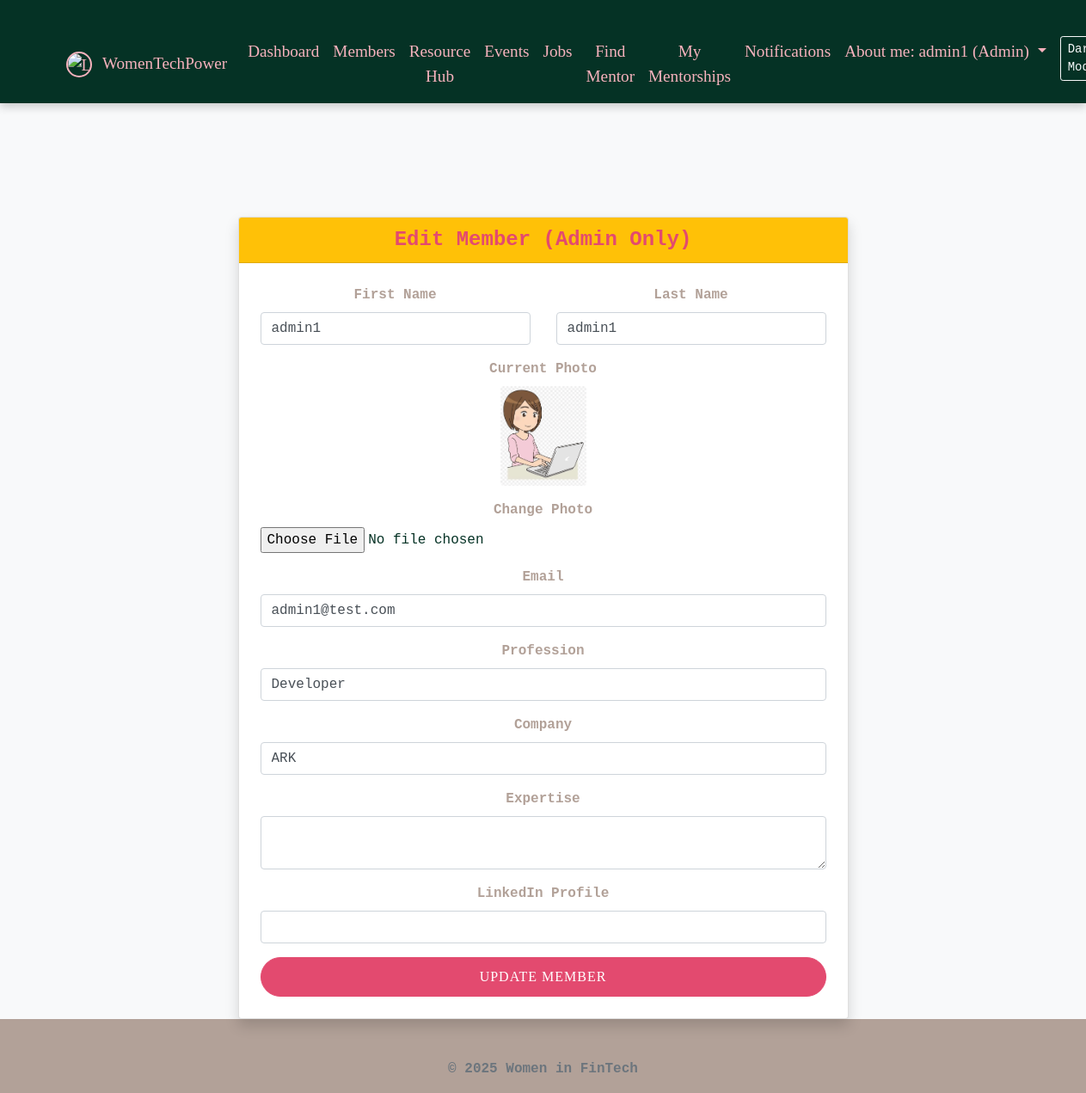
Screenshot of /edit_member.php?id=5 (signed in) with the database file from the repository.
### tables this page shows
CREATE TABLE `members` (
  `id` int(11) NOT NULL,
  `first_name` varchar(50) NOT NULL,
  `last_name` varchar(50) NOT NULL,
  `email` varchar(100) NOT NULL,
  `password` varchar(255) DEFAULT NULL,
  `role` enum('member','mentor','admin') DEFAULT 'member',
  `profession` varchar(100) DEFAULT NULL,
  `company` varchar(100) DEFAULT NULL,
  `expertise` text DEFAULT NULL,
  `linkedin_profile` varchar(255) DEFAULT NULL,
  `status` enum('active','pending','mentor') DEFAULT 'pending',
  `created_at` timestamp NOT NULL DEFAULT current_timestamp(),
  `profile_image` varchar(255) DEFAULT NULL
);

### edit_member.php (the view, shortened to what this page needs)
<?php
include_once "includes/header.php";
$database = new Database();
$db = $database->getConnection();
$id = isset($_GET['id']) ? $_GET['id'] : die('ERROR: Missing ID.');
$query = "SELECT * FROM members WHERE id = ?";
$stmt = $db->prepare($query);
$stmt->execute([$id]);
$member = $stmt->fetch(PDO::FETCH_ASSOC);
?>
<div class="container mt-5">
    <div class="row justify-content-center">
        <div class="col-md-8">
            <div class="card shadow">
                <div class="card-header bg-warning text-white">
                    <h4 class="mb-0">Edit Member (Admin Only)</h4>
                </div>
                <div class="card-body">
                    <form method="POST" enctype="multipart/form-data">
                        <div class="row">
                            <div class="col-md-6">
                                <div class="form-group">
                                    <label>First Name</label>
                                    <input type="text" name="first_name" class="form-control"
                                           value="<?php echo htmlspecialchars($member['first_name']); ?>" required>
                                </div>
                            </div>
                            <div class="col-md-6">
                                <div class="form-group">
                                    <label>Last Name</label>
                                    <input type="text" name="last_name" class="form-control"
                                           value="<?php echo htmlspecialchars($member['last_name']); ?>" required>
                                </div>
                            </div>
                        </div>
                        <div class="form-group">
                            <label>Current Photo</label><br>
                            <?php if(!empty($member['profile_image'])): ?>
                                <img src="uploads/<?php echo $member['profile_image']; ?>" width="100" class="rounded mb-2">
                            <?php else: ?>
                                <p class="text-muted">No photo uploaded.</p>
                            <?php endif; ?>
                            <label class="d-block mt-2">Change Photo</label>
                            <input type="file" name="profile_image" class="form-control-file">
                        </div>
                        <div class="form-group">
                            <label>Email</label>
                            <input type="email" name="email" class="form-control"
                                   value="<?php echo htmlspecialchars($member['email']); ?>" required>
                        </div>
                        <div class="form-group">
                            <label>Profession</label>
                            <input type="text" name="profession" class="form-control"
                                   value="<?php echo htmlspecialchars($member['profession']); ?>">
                        </div>
                        <div class="form-group">
                            <label>Company</label>
                            <input type="text" name="company" class="form-control"
                                   value="<?php echo htmlspecialchars($member['company']); ?>">
                        </div>
                        <div class="form-group">
                            <label>Expertise</label>
                            <textarea name="expertise" class="form-control"><?php echo htmlspecialchars($member['expertise']); ?></textarea>
                        </div>
                        <div class="form-group">
                            <label>LinkedIn Profile</label>
                            <input type="url" name="linkedin_profile" class="form-control"
                                   value="<?php echo htmlspecialchars($member['linkedin_profile']); ?>">
                        </div>
                        <button type="submit" class="btn btn-primary btn-block">Update Member</button>
                    </form>
                </div>
            </div>
        </div>
    </div>
</div>
<?php include_once "includes/footer.php"; ?>

### css/style.css (style rules this page uses)
:root { --deep-green: #053225; --raspberry: #E34A6F; --pale-pink: #F7B2BD; --greige: #B2A198; --soft-green: #60A561; --bg-color: #f8f9fa; --text-color: var(--deep-green); --card-bg: #ffffff; --nav-bg: var(--deep-green); --btn-color: var(--raspberry); --link-color: var(--raspberry); }
body { font-family: 'Rockwell', 'Courier Bold', Courier, Georgia, Times, 'Times New Roman', serif; background-color: var(--bg-color); color: var(--text-color); min-height: 100vh; display: flex; flex-direction: column; text-align: center; transition: background-color 0.3s ease, color 0.3s ease; }
h1, h2, h3, h4, h5 { font-weight: bold; color: var(--raspberry); margin-bottom: 20px; }
.container { flex: 1; padding-top: 30px; }
.card-body { padding: 25px; }
.form-group label { font-weight: bold; color: var(--greige); }
.btn-primary { background-color: var(--raspberry); border-color: var(--raspberry); border-radius: 50px; padding: 10px 30px; font-family: 'Rockwell', serif; text-transform: uppercase; letter-spacing: 1px; transition: all 0.3s; }

### rows the page displays
members: first_name "admin1", last_name "admin1", profile_image (picture), email "admin1@test.com", profession "Developer", company "ARK"

### other values shown
$_SESSION['name'] "admin1"
$_SESSION['role'] "Admin"
